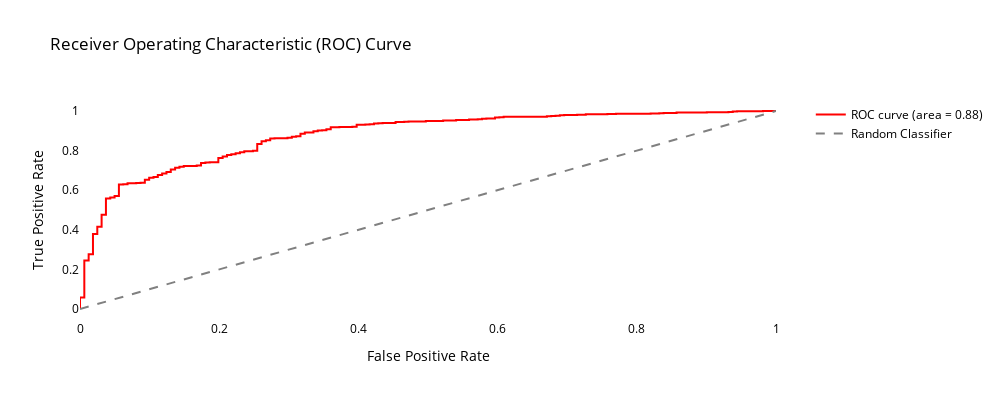

Notebook code for this chart:
### Code cell
# Plot the ROC curve
plot_roc_curve(y_val, y_pred_prob)

### Figure 1 — Plotly figure (JSON) as saved in the notebook; plotly's stock layout.template omitted (floating-point values rounded to 4 significant figures; data arrays with more than 128 entries replaced by an {"elided": "..."} marker saying what was removed)
{"data": [{"line": {"color": "red", "width": 2}, "mode": "lines", "name": "ROC curve (area = 0.88)", "type": "scatter", "x": {"elided": "190 float values"}, "y": {"elided": "190 float values"}}, {"line": {"color": "gray", "dash": "dash", "width": 2}, "mode": "lines", "name": "Random Classifier", "type": "scatter", "x": [0, 1], "y": [0, 1]}], "layout": {"font": {"color": "black"}, "height": 400, "hovermode": "x unified", "legend": {"orientation": "v", "x": 1.05, "y": 1}, "paper_bgcolor": "rgba(0,0,0,0)", "plot_bgcolor": "rgba(0,0,0,0)", "showlegend": true, "title": {"text": "Receiver Operating Characteristic (ROC) Curve"}, "width": 1000, "xaxis": {"title": {"text": "False Positive Rate"}}, "yaxis": {"title": {"text": "True Positive Rate"}}}}
